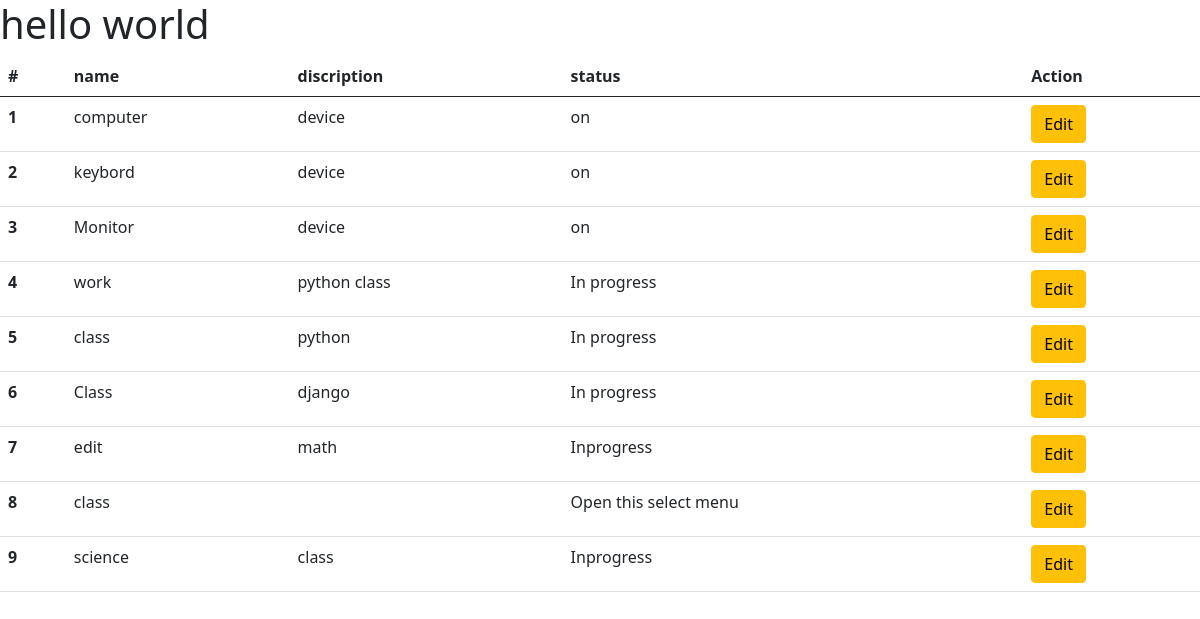
/home/, run on the app's committed database.
### base/models.py (models this page shows)
class Todo(models.Model):
    name = models.CharField(max_length=100)
    discription = models.TextField()
    status = models.CharField(max_length=40)

### base/views.py (the view)
# urls.py: 2. Add a URL to urlpatterns:  path('', views.home, name='home')
def home(request):
    todo_objects = Todo.objects.all()   # to query database (ORM query)-Object Relation Manager 'all' method which shows Todo table all data
    content = {'todo':todo_objects} # use dictanary format not directly
    return render(request,'create.html',context=content)

### templates/create.html (shortened to what this page needs)
<!DOCTYPE html>
<html lang="en">
<head>
    <link href="https://cdn.jsdelivr.net/npm/bootstrap@5.0.2/dist/css/bootstrap.min.css" rel="stylesheet">
</head>
<body>
    <h1> hello world </h1>
    <table class="table">
      <thead>
        <tr>
          <th scope="col">#</th>
          <th scope="col">name</th>
          <th scope="col">discription</th>
          <th scope="col">status</th>
          <th scope="col">Action</th>
        </tr>
      </thead>
      <tbody>
        {% for todos in todo %}
          <tr>
            <th scope="row">{{todos.id}}</th>
            <td>{{todos.name}}</td>
            <td>{{todos.discription}}</td>
            <td>{{todos.status}}</td>
            <td><a href ="{% url 'edit' pk=todos.id %}" ><button type="button" class="btn btn-warning">Edit</button></a></td>
          </tr>
        {% endfor %}
      </tbody>
    </table>
</body>
</html>

### data on the page
Todo: id "1", name "computer", discription "device", status "on"
Todo: id "2", name "keybord", discription "device", status "on"
Todo: id "3", name "Monitor", discription "device", status "on"
Todo: id "4", name "work", discription "python class", status "In progress"
Todo: id "5", name "class", discription "python", status "In progress"
Todo: id "6", name "Class", discription "django", status "In progress"
Todo: id "7", name "edit", discription "math", status "Inprogress"
Todo: id "8", name "class", status "Open this select menu"
Todo: id "9", name "science", discription "class", status "Inprogress"
